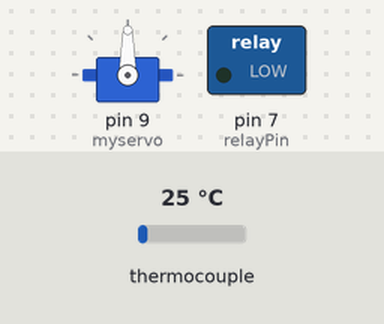
Simulated run of this program. Board: Arduino Uno, built with avr-gcc and run on an emulated ATmega328P. Shown: servo, switched loads named in the program (green lamp = pin HIGH). The test bench sets the inputs (shaded band); at power-on: thermocouple 25 °C.

Above: at 2.2 s.
2.3 s: thermocouple set to 18 °C
12.3 s: thermocouple set to 13 °C
At 22.2 s:
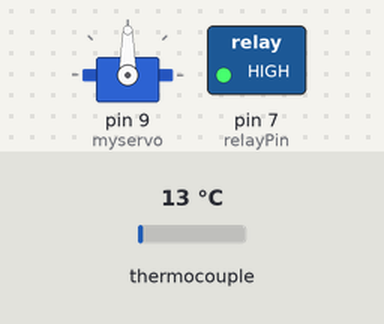
22.5 s: thermocouple set to 19 °C
32.5 s: thermocouple set to 23 °C
At 42.2 s:
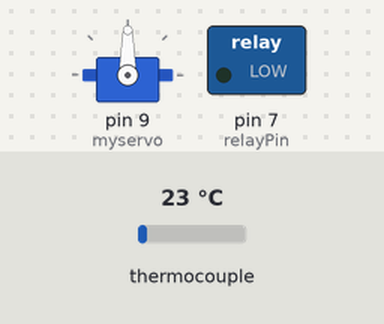
42.5 s: thermocouple set to 6 °C
At 52.4 s:
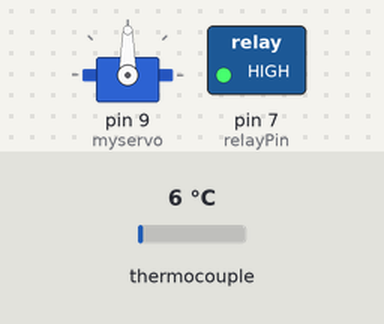
Timing chart, 0 to 53.5 s (numbered marks = the images above; inputs shaded):
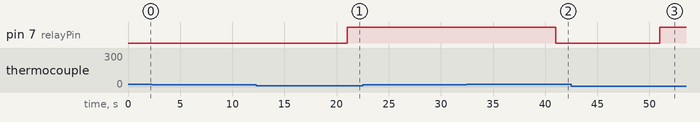

The program:

main.cpp
```cpp
#include <Arduino.h>
#include <heating.h>
#include <feeder.h>
#include <display.h>
#include <max6675.h>
#include <RTClib.h>

const int sck = 12;
const int cs = 10;
const int so = 4;
MAX6675 tempSensor(sck, cs, so);

void setup() {
  Serial.begin(9600);

  setupDisplay();
  setupFeeder();
  setupHeating();

  delay(1000);
}

void loop() {
  double currentTempF = tempSensor.readFahrenheit();

  controlFeeder();
  controlHeating(currentTempF);
  updateDisplay(currentTempF);

  delay(10000);
}
```

display.h
```cpp
#ifndef DISPLAY_H
#define DISPLAY_H

#include <Arduino.h>
#include <LiquidCrystal_I2C.h>

// Function Prototypes
void setupDisplay();
void updateDisplay(double currentTempF);

#endif
```

feeder.h
```cpp
#ifndef FEEDER_H
#define FEEDER_H

#include <Arduino.h>
#include <Servo.h>

// Function Prototypes
void setupFeeder();
void controlFeeder();

#endif
```

heating.h
```cpp
#ifndef HEATING_H
#define HEATING_H

#include <Arduino.h>

// Function Prototypes
void setupHeating();
void controlHeating(double currentTempF);
bool isHeaterOn();

#endif
```

feeder.cpp
```cpp
#include "feeder.h"

RTC_DS3231 clock;
DateTime dt;
int lastMinute = -1;

//Times where the feeder activates. 7:28, 7:29, 7:31, 7:34, 7:36
int feedTimes[][2] = { {19, 28}, {19, 29}, {19, 31}, {19, 34}, {19, 36}};
int numFeedTimes = sizeof(feedTimes) / sizeof(feedTimes[0]);

Servo myservo;
int pos = 0;

void rotateServo() {
  for (pos = 0; pos <= 180; pos += 1) {
    myservo.write(pos);
    delay(15);
  }
  for (pos = 180; pos >= 0; pos -= 1) {
    myservo.write(pos);
    delay(15);
  }
}

void setupFeeder() {
  myservo.attach(9);
}

void controlFeeder() {
  int currentHour = dt.hour();
  int currentMinute = dt.minute();
  for(int i = 0; i < numFeedTimes; i++){
    if((currentHour == feedTimes[i][0]) && (currentMinute == feedTimes[i][1])){
      if(currentMinute != lastMinute){
        rotateServo();
        lastMinute = currentMinute;
      }
    }
  }
}
```

heating.cpp
```cpp
#include "heating.h"

const int relayPin = 7;
const double MIN_TEMP = 60;
const double MAX_TEMP = 70;
bool heaterIsOn = false;

void setupHeating() {
  pinMode(relayPin, OUTPUT);
}

void controlHeating(double currentTempF) {
  if (heaterIsOn) {
    if (currentTempF >= MAX_TEMP) {
      digitalWrite(relayPin, LOW);
      heaterIsOn = false;
    }
  }
  else {
    if (currentTempF <= MIN_TEMP) {
      digitalWrite(relayPin, HIGH);
      heaterIsOn = true;
    }
  }
}

bool isHeaterOn() {
  return heaterIsOn;
}
```

Measured:
- the behaviour switches between 16 and 15 °C on thermocouple (found by bisection; images 0 and 1)
- the behaviour switches between 21 and 22 °C on thermocouple (found by bisection; images 1 and 2)
- after the input at 2.3 s, every drawn part: stays the same
- after the input at 12.3 s, pin 7 (relayPin): LOW → HIGH after 8.7 s
- after the input at 22.5 s, every drawn part: stays the same
- after the input at 32.5 s, pin 7 (relayPin): HIGH → LOW after 8.5 s
- after the input at 42.5 s, pin 7 (relayPin): LOW → HIGH after 8.5 s
